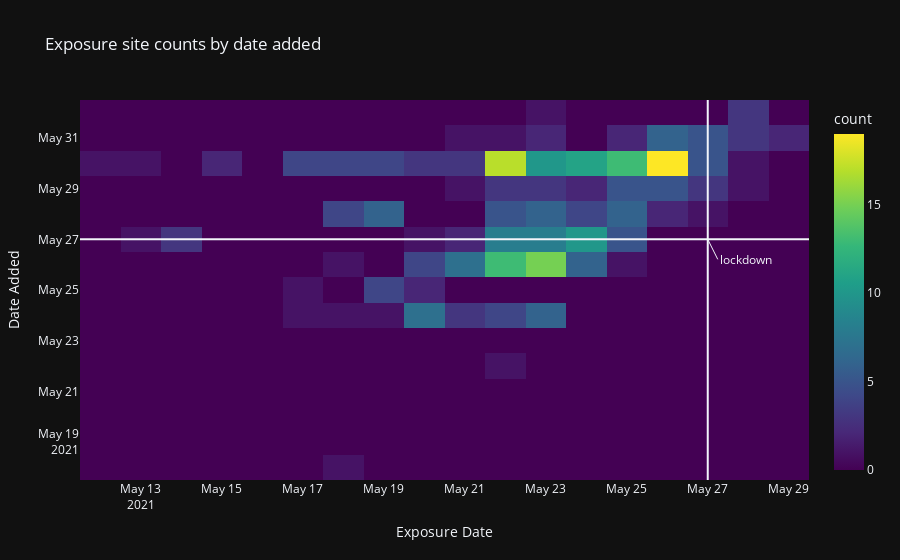

Notebook code cell kept with this figure:
### Code cell
import plotly.graph_objects as go

fig_heat = px.density_heatmap(elements, y="date_added", x="date_exposure", hover_data=['Suburb', 'Site'], 
                         template='plotly_dark', nbinsx=20, nbinsy=20, color_continuous_scale='viridis'
                        , title = 'Exposure site counts by date added')
fig_heat.add_vline('2021-05-27')
fig_heat.add_hline('2021-05-27')
fig_heat.add_annotation(x = '2021-05-27', y = '2021-05-27', text='lockdown', xanchor='left', ax=10, ay=20)
fig_heat.update_layout(xaxis_title = "Exposure Date", yaxis_title='Date Added')

### Figure 1 — Plotly figure (JSON) as saved in the notebook; plotly's stock layout.template omitted (floating-point values rounded to 4 significant figures; data arrays with more than 128 entries replaced by an {"elided": "..."} marker saying what was removed)
{"data": [{"coloraxis": "coloraxis", "hovertemplate": "date_exposure=%{x}<br>date_added=%{y}<br>count=%{z}<extra></extra>", "name": "", "nbinsx": 20, "nbinsy": 20, "type": "histogram2d", "x": {"elided": "298 str values"}, "xaxis": "x", "xbingroup": "x", "y": {"elided": "298 str values"}, "yaxis": "y", "ybingroup": "y"}], "layout": {"annotations": [{"ax": 10, "ay": 20, "text": "lockdown", "x": "2021-05-27", "xanchor": "left", "y": "2021-05-27"}], "coloraxis": {"colorbar": {"title": {"text": "count"}}, "colorscale": [[0, "#440154"], [0.1111, "#482878"], [0.2222, "#3e4989"], [0.3333, "#31688e"], [0.4444, "#26828e"], [0.5556, "#1f9e89"], [0.6667, "#35b779"], [0.7778, "#6ece58"], [0.8889, "#b5de2b"], [1, "#fde725"]]}, "legend": {"tracegroupgap": 0}, "shapes": [{"type": "line", "x0": "2021-05-27", "x1": "2021-05-27", "xref": "x", "y0": 0, "y1": 1, "yref": "y domain"}, {"type": "line", "x0": 0, "x1": 1, "xref": "x domain", "y0": "2021-05-27", "y1": "2021-05-27", "yref": "y"}], "title": {"text": "Exposure site counts by date added"}, "xaxis": {"anchor": "y", "domain": [0, 1], "title": {"text": "Exposure Date"}}, "yaxis": {"anchor": "x", "domain": [0, 1], "title": {"text": "Date Added"}}}}
